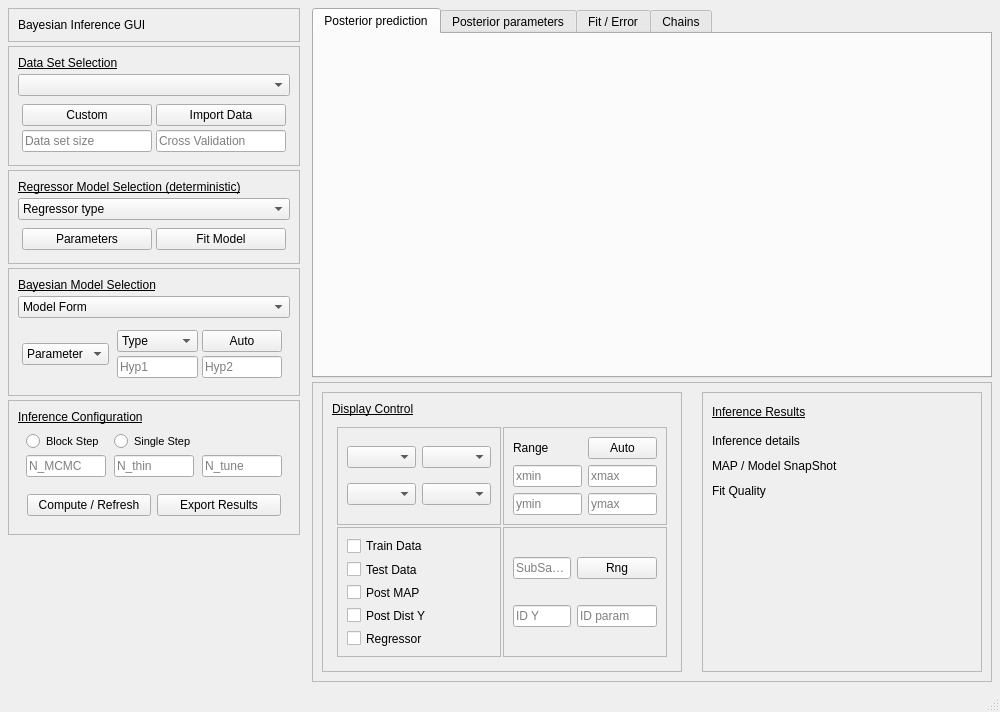
<?xml version="1.0" encoding="UTF-8"?>
<ui version="4.0">
 <class>MainWindow</class>
 <widget class="QMainWindow" name="MainWindow">
  <property name="geometry">
   <rect>
    <x>0</x>
    <y>0</y>
    <width>1000</width>
    <height>712</height>
   </rect>
  </property>
  <property name="sizePolicy">
   <sizepolicy hsizetype="Preferred" vsizetype="Preferred">
    <horstretch>0</horstretch>
    <verstretch>0</verstretch>
   </sizepolicy>
  </property>
  <property name="minimumSize">
   <size>
    <width>1000</width>
    <height>700</height>
   </size>
  </property>
  <property name="windowTitle">
   <string>Bayesian Inference</string>
  </property>
  <widget class="QWidget" name="centralWidget">
   <property name="sizePolicy">
    <sizepolicy hsizetype="Preferred" vsizetype="Preferred">
     <horstretch>0</horstretch>
     <verstretch>0</verstretch>
    </sizepolicy>
   </property>
   <property name="minimumSize">
    <size>
     <width>0</width>
     <height>0</height>
    </size>
   </property>
   <layout class="QHBoxLayout" name="horizontalLayout">
    <property name="spacing">
     <number>4</number>
    </property>
    <property name="leftMargin">
     <number>4</number>
    </property>
    <property name="topMargin">
     <number>4</number>
    </property>
    <property name="rightMargin">
     <number>4</number>
    </property>
    <property name="bottomMargin">
     <number>4</number>
    </property>
    <item>
     <widget class="QWidget" name="computePanel" native="true">
      <property name="sizePolicy">
       <sizepolicy hsizetype="Fixed" vsizetype="Preferred">
        <horstretch>0</horstretch>
        <verstretch>0</verstretch>
       </sizepolicy>
      </property>
      <property name="minimumSize">
       <size>
        <width>0</width>
        <height>0</height>
       </size>
      </property>
      <property name="maximumSize">
       <size>
        <width>300</width>
        <height>16777215</height>
       </size>
      </property>
      <property name="baseSize">
       <size>
        <width>0</width>
        <height>0</height>
       </size>
      </property>
      <property name="styleSheet">
       <string notr="true"/>
      </property>
      <layout class="QVBoxLayout" name="verticalLayout">
       <property name="spacing">
        <number>4</number>
       </property>
       <property name="leftMargin">
        <number>4</number>
       </property>
       <property name="topMargin">
        <number>4</number>
       </property>
       <property name="rightMargin">
        <number>4</number>
       </property>
       <property name="bottomMargin">
        <number>4</number>
       </property>
       <item>
        <widget class="QFrame" name="titlePanel">
         <property name="sizePolicy">
          <sizepolicy hsizetype="Preferred" vsizetype="Preferred">
           <horstretch>0</horstretch>
           <verstretch>0</verstretch>
          </sizepolicy>
         </property>
         <property name="maximumSize">
          <size>
           <width>16777215</width>
           <height>60</height>
          </size>
         </property>
         <property name="frameShape">
          <enum>QFrame::StyledPanel</enum>
         </property>
         <property name="frameShadow">
          <enum>QFrame::Raised</enum>
         </property>
         <layout class="QVBoxLayout" name="verticalLayout_6">
          <property name="spacing">
           <number>4</number>
          </property>
          <item>
           <widget class="QLabel" name="label_6">
            <property name="styleSheet">
             <string notr="true"/>
            </property>
            <property name="text">
             <string>Bayesian Inference GUI</string>
            </property>
            <property name="scaledContents">
             <bool>false</bool>
            </property>
           </widget>
          </item>
         </layout>
        </widget>
       </item>
       <item>
        <widget class="QFrame" name="dataPanel">
         <property name="sizePolicy">
          <sizepolicy hsizetype="Preferred" vsizetype="Preferred">
           <horstretch>0</horstretch>
           <verstretch>0</verstretch>
          </sizepolicy>
         </property>
         <property name="minimumSize">
          <size>
           <width>0</width>
           <height>0</height>
          </size>
         </property>
         <property name="frameShape">
          <enum>QFrame::StyledPanel</enum>
         </property>
         <property name="frameShadow">
          <enum>QFrame::Plain</enum>
         </property>
         <property name="lineWidth">
          <number>1</number>
         </property>
         <property name="midLineWidth">
          <number>0</number>
         </property>
         <layout class="QVBoxLayout" name="verticalLayout_3">
          <property name="spacing">
           <number>4</number>
          </property>
          <property name="sizeConstraint">
           <enum>QLayout::SetDefaultConstraint</enum>
          </property>
          <property name="leftMargin">
           <number>9</number>
          </property>
          <property name="topMargin">
           <number>9</number>
          </property>
          <property name="rightMargin">
           <number>9</number>
          </property>
          <property name="bottomMargin">
           <number>9</number>
          </property>
          <item>
           <widget class="QLabel" name="label_7">
            <property name="sizePolicy">
             <sizepolicy hsizetype="Preferred" vsizetype="Preferred">
              <horstretch>0</horstretch>
              <verstretch>0</verstretch>
             </sizepolicy>
            </property>
            <property name="maximumSize">
             <size>
              <width>16777215</width>
              <height>20</height>
             </size>
            </property>
            <property name="styleSheet">
             <string notr="true">font: 9pt &quot;Sans Serif&quot;;
text-decoration: underline;</string>
            </property>
            <property name="text">
             <string>Data Set Selection</string>
            </property>
           </widget>
          </item>
          <item>
           <widget class="QComboBox" name="comboBox">
            <property name="styleSheet">
             <string notr="true"/>
            </property>
            <property name="placeholderText">
             <string>Data-Set</string>
            </property>
            <item>
             <property name="text">
              <string>Polynomial</string>
             </property>
            </item>
            <item>
             <property name="text">
              <string>Housing</string>
             </property>
            </item>
           </widget>
          </item>
          <item>
           <widget class="QWidget" name="widget" native="true">
            <property name="sizePolicy">
             <sizepolicy hsizetype="Preferred" vsizetype="Fixed">
              <horstretch>0</horstretch>
              <verstretch>0</verstretch>
             </sizepolicy>
            </property>
            <layout class="QGridLayout" name="gridLayout_2">
             <property name="leftMargin">
              <number>4</number>
             </property>
             <property name="topMargin">
              <number>4</number>
             </property>
             <property name="rightMargin">
              <number>4</number>
             </property>
             <property name="bottomMargin">
              <number>4</number>
             </property>
             <property name="spacing">
              <number>4</number>
             </property>
             <item row="0" column="0">
              <widget class="QPushButton" name="pushButton_6">
               <property name="text">
                <string>Custom</string>
               </property>
              </widget>
             </item>
             <item row="0" column="1">
              <widget class="QPushButton" name="pushButton_10">
               <property name="text">
                <string>Import Data</string>
               </property>
              </widget>
             </item>
             <item row="1" column="1">
              <widget class="QLineEdit" name="lineEdit">
               <property name="enabled">
                <bool>true</bool>
               </property>
               <property name="sizePolicy">
                <sizepolicy hsizetype="Preferred" vsizetype="Fixed">
                 <horstretch>0</horstretch>
                 <verstretch>0</verstretch>
                </sizepolicy>
               </property>
               <property name="maximumSize">
                <size>
                 <width>16777215</width>
                 <height>16777215</height>
                </size>
               </property>
               <property name="placeholderText">
                <string>Cross Validation</string>
               </property>
              </widget>
             </item>
             <item row="1" column="0">
              <widget class="QLineEdit" name="lineEdit_2">
               <property name="sizePolicy">
                <sizepolicy hsizetype="Preferred" vsizetype="Fixed">
                 <horstretch>0</horstretch>
                 <verstretch>0</verstretch>
                </sizepolicy>
               </property>
               <property name="inputMask">
                <string/>
               </property>
               <property name="text">
                <string/>
               </property>
               <property name="frame">
                <bool>true</bool>
               </property>
               <property name="placeholderText">
                <string>Data set size</string>
               </property>
               <property name="clearButtonEnabled">
                <bool>false</bool>
               </property>
              </widget>
             </item>
            </layout>
           </widget>
          </item>
         </layout>
        </widget>
       </item>
       <item>
        <widget class="QFrame" name="regModelPanel">
         <property name="sizePolicy">
          <sizepolicy hsizetype="Preferred" vsizetype="Preferred">
           <horstretch>0</horstretch>
           <verstretch>0</verstretch>
          </sizepolicy>
         </property>
         <property name="frameShape">
          <enum>QFrame::StyledPanel</enum>
         </property>
         <property name="frameShadow">
          <enum>QFrame::Raised</enum>
         </property>
         <layout class="QVBoxLayout" name="verticalLayout_4">
          <property name="spacing">
           <number>4</number>
          </property>
          <property name="leftMargin">
           <number>9</number>
          </property>
          <property name="topMargin">
           <number>9</number>
          </property>
          <property name="rightMargin">
           <number>9</number>
          </property>
          <property name="bottomMargin">
           <number>9</number>
          </property>
          <item>
           <widget class="QLabel" name="label_8">
            <property name="maximumSize">
             <size>
              <width>16777215</width>
              <height>20</height>
             </size>
            </property>
            <property name="styleSheet">
             <string notr="true">font: 9pt &quot;Sans Serif&quot;;
text-decoration: underline;</string>
            </property>
            <property name="text">
             <string>Regressor Model Selection (deterministic)</string>
            </property>
           </widget>
          </item>
          <item>
           <widget class="QComboBox" name="comboBox_2">
            <property name="styleSheet">
             <string notr="true"/>
            </property>
            <item>
             <property name="text">
              <string>Regressor type</string>
             </property>
            </item>
            <item>
             <property name="text">
              <string>Linear Polynomial</string>
             </property>
            </item>
            <item>
             <property name="text">
              <string>ElasticNet</string>
             </property>
            </item>
            <item>
             <property name="text">
              <string>SVR</string>
             </property>
            </item>
            <item>
             <property name="text">
              <string>RandomForest</string>
             </property>
            </item>
           </widget>
          </item>
          <item>
           <widget class="QWidget" name="widget_2" native="true">
            <layout class="QHBoxLayout" name="horizontalLayout_3">
             <property name="spacing">
              <number>4</number>
             </property>
             <property name="leftMargin">
              <number>4</number>
             </property>
             <property name="topMargin">
              <number>4</number>
             </property>
             <property name="rightMargin">
              <number>4</number>
             </property>
             <property name="bottomMargin">
              <number>4</number>
             </property>
             <item>
              <widget class="QPushButton" name="pushButton_11">
               <property name="text">
                <string>Parameters</string>
               </property>
              </widget>
             </item>
             <item>
              <widget class="QPushButton" name="pushButton_7">
               <property name="text">
                <string>Fit Model</string>
               </property>
              </widget>
             </item>
            </layout>
           </widget>
          </item>
         </layout>
        </widget>
       </item>
       <item>
        <widget class="QFrame" name="bayesModelPanel">
         <property name="sizePolicy">
          <sizepolicy hsizetype="Preferred" vsizetype="Preferred">
           <horstretch>0</horstretch>
           <verstretch>0</verstretch>
          </sizepolicy>
         </property>
         <property name="maximumSize">
          <size>
           <width>16777215</width>
           <height>16777215</height>
          </size>
         </property>
         <property name="frameShape">
          <enum>QFrame::StyledPanel</enum>
         </property>
         <property name="frameShadow">
          <enum>QFrame::Raised</enum>
         </property>
         <layout class="QVBoxLayout" name="verticalLayout_5">
          <property name="spacing">
           <number>4</number>
          </property>
          <property name="leftMargin">
           <number>9</number>
          </property>
          <property name="topMargin">
           <number>9</number>
          </property>
          <property name="rightMargin">
           <number>9</number>
          </property>
          <property name="bottomMargin">
           <number>9</number>
          </property>
          <item>
           <widget class="QLabel" name="label_9">
            <property name="maximumSize">
             <size>
              <width>16777215</width>
              <height>20</height>
             </size>
            </property>
            <property name="styleSheet">
             <string notr="true">font: 9pt &quot;Sans Serif&quot;;
text-decoration: underline;</string>
            </property>
            <property name="text">
             <string>Bayesian Model Selection</string>
            </property>
           </widget>
          </item>
          <item>
           <widget class="QComboBox" name="comboBox_3">
            <property name="styleSheet">
             <string notr="true"/>
            </property>
            <item>
             <property name="text">
              <string>Model Form</string>
             </property>
            </item>
            <item>
             <property name="text">
              <string>Linear Gaussian Fixed StdDev</string>
             </property>
            </item>
            <item>
             <property name="text">
              <string>Linear Gaussian</string>
             </property>
            </item>
           </widget>
          </item>
          <item>
           <widget class="QWidget" name="widget_3" native="true">
            <property name="sizePolicy">
             <sizepolicy hsizetype="Preferred" vsizetype="Preferred">
              <horstretch>0</horstretch>
              <verstretch>0</verstretch>
             </sizepolicy>
            </property>
            <layout class="QHBoxLayout" name="horizontalLayout_4">
             <property name="spacing">
              <number>4</number>
             </property>
             <property name="leftMargin">
              <number>4</number>
             </property>
             <property name="topMargin">
              <number>4</number>
             </property>
             <property name="rightMargin">
              <number>4</number>
             </property>
             <property name="bottomMargin">
              <number>4</number>
             </property>
             <item>
              <widget class="QComboBox" name="comboBox_4">
               <item>
                <property name="text">
                 <string>Parameter</string>
                </property>
               </item>
              </widget>
             </item>
             <item>
              <widget class="QWidget" name="widget_4" native="true">
               <layout class="QGridLayout" name="gridLayout_3">
                <property name="leftMargin">
                 <number>4</number>
                </property>
                <property name="topMargin">
                 <number>4</number>
                </property>
                <property name="rightMargin">
                 <number>4</number>
                </property>
                <property name="bottomMargin">
                 <number>4</number>
                </property>
                <property name="spacing">
                 <number>4</number>
                </property>
                <item row="0" column="0">
                 <widget class="QComboBox" name="comboBox_5">
                  <item>
                   <property name="text">
                    <string>Type</string>
                   </property>
                  </item>
                  <item>
                   <property name="text">
                    <string>Normal</string>
                   </property>
                  </item>
                  <item>
                   <property name="text">
                    <string>Uniform</string>
                   </property>
                  </item>
                  <item>
                   <property name="text">
                    <string>Half-Normal</string>
                   </property>
                  </item>
                 </widget>
                </item>
                <item row="0" column="1">
                 <widget class="QPushButton" name="pushButton_8">
                  <property name="text">
                   <string>Auto</string>
                  </property>
                 </widget>
                </item>
                <item row="1" column="0">
                 <widget class="QLineEdit" name="lineEdit_3">
                  <property name="sizePolicy">
                   <sizepolicy hsizetype="Preferred" vsizetype="Fixed">
                    <horstretch>0</horstretch>
                    <verstretch>0</verstretch>
                   </sizepolicy>
                  </property>
                  <property name="placeholderText">
                   <string>Hyp1</string>
                  </property>
                 </widget>
                </item>
                <item row="1" column="1">
                 <widget class="QLineEdit" name="lineEdit_4">
                  <property name="sizePolicy">
                   <sizepolicy hsizetype="Preferred" vsizetype="Fixed">
                    <horstretch>0</horstretch>
                    <verstretch>0</verstretch>
                   </sizepolicy>
                  </property>
                  <property name="placeholderText">
                   <string>Hyp2</string>
                  </property>
                 </widget>
                </item>
               </layout>
              </widget>
             </item>
            </layout>
           </widget>
          </item>
         </layout>
        </widget>
       </item>
       <item>
        <widget class="QFrame" name="inferencePanel">
         <property name="sizePolicy">
          <sizepolicy hsizetype="Preferred" vsizetype="Preferred">
           <horstretch>0</horstretch>
           <verstretch>0</verstretch>
          </sizepolicy>
         </property>
         <property name="frameShape">
          <enum>QFrame::StyledPanel</enum>
         </property>
         <property name="frameShadow">
          <enum>QFrame::Raised</enum>
         </property>
         <layout class="QVBoxLayout" name="verticalLayout_7">
          <property name="spacing">
           <number>4</number>
          </property>
          <property name="leftMargin">
           <number>9</number>
          </property>
          <property name="topMargin">
           <number>9</number>
          </property>
          <property name="rightMargin">
           <number>9</number>
          </property>
          <property name="bottomMargin">
           <number>9</number>
          </property>
          <item>
           <widget class="QLabel" name="label_10">
            <property name="maximumSize">
             <size>
              <width>16777215</width>
              <height>20</height>
             </size>
            </property>
            <property name="styleSheet">
             <string notr="true">font: 9pt &quot;Sans Serif&quot;;
text-decoration: underline;</string>
            </property>
            <property name="text">
             <string>Inference Configuration</string>
            </property>
           </widget>
          </item>
          <item>
           <widget class="QWidget" name="widget_5" native="true">
            <layout class="QGridLayout" name="gridLayout">
             <property name="leftMargin">
              <number>4</number>
             </property>
             <property name="topMargin">
              <number>4</number>
             </property>
             <property name="rightMargin">
              <number>4</number>
             </property>
             <property name="bottomMargin">
              <number>4</number>
             </property>
             <property name="spacing">
              <number>4</number>
             </property>
             <item row="1" column="0">
              <widget class="QLineEdit" name="lineEdit_5">
               <property name="sizePolicy">
                <sizepolicy hsizetype="Preferred" vsizetype="Fixed">
                 <horstretch>0</horstretch>
                 <verstretch>0</verstretch>
                </sizepolicy>
               </property>
               <property name="maximumSize">
                <size>
                 <width>80</width>
                 <height>16777215</height>
                </size>
               </property>
               <property name="placeholderText">
                <string>N_MCMC</string>
               </property>
              </widget>
             </item>
             <item row="1" column="2">
              <widget class="QLineEdit" name="lineEdit_7">
               <property name="sizePolicy">
                <sizepolicy hsizetype="Preferred" vsizetype="Fixed">
                 <horstretch>0</horstretch>
                 <verstretch>0</verstretch>
                </sizepolicy>
               </property>
               <property name="maximumSize">
                <size>
                 <width>80</width>
                 <height>16777215</height>
                </size>
               </property>
               <property name="placeholderText">
                <string>N_tune</string>
               </property>
              </widget>
             </item>
             <item row="0" column="0">
              <widget class="QRadioButton" name="radioButton">
               <property name="maximumSize">
                <size>
                 <width>80</width>
                 <height>16777215</height>
                </size>
               </property>
               <property name="font">
                <font>
                 <pointsize>8</pointsize>
                </font>
               </property>
               <property name="text">
                <string>Block Step</string>
               </property>
              </widget>
             </item>
             <item row="0" column="1">
              <widget class="QRadioButton" name="radioButton_2">
               <property name="maximumSize">
                <size>
                 <width>80</width>
                 <height>16777215</height>
                </size>
               </property>
               <property name="font">
                <font>
                 <pointsize>8</pointsize>
                </font>
               </property>
               <property name="text">
                <string>Single Step</string>
               </property>
              </widget>
             </item>
             <item row="1" column="1">
              <widget class="QLineEdit" name="lineEdit_6">
               <property name="sizePolicy">
                <sizepolicy hsizetype="Preferred" vsizetype="Fixed">
                 <horstretch>0</horstretch>
                 <verstretch>0</verstretch>
                </sizepolicy>
               </property>
               <property name="maximumSize">
                <size>
                 <width>80</width>
                 <height>16777215</height>
                </size>
               </property>
               <property name="placeholderText">
                <string>N_thin</string>
               </property>
              </widget>
             </item>
            </layout>
           </widget>
          </item>
          <item>
           <widget class="QWidget" name="widget_6" native="true">
            <layout class="QHBoxLayout" name="horizontalLayout_5">
             <item>
              <widget class="QPushButton" name="pushButton">
               <property name="text">
                <string>Compute / Refresh</string>
               </property>
              </widget>
             </item>
             <item>
              <widget class="QPushButton" name="pushButton_2">
               <property name="text">
                <string>Export Results</string>
               </property>
              </widget>
             </item>
            </layout>
           </widget>
          </item>
         </layout>
        </widget>
       </item>
       <item>
        <spacer name="verticalSpacer">
         <property name="orientation">
          <enum>Qt::Vertical</enum>
         </property>
         <property name="sizeHint" stdset="0">
          <size>
           <width>20</width>
           <height>40</height>
          </size>
         </property>
        </spacer>
       </item>
      </layout>
     </widget>
    </item>
    <item>
     <widget class="QWidget" name="displayPanel" native="true">
      <property name="sizePolicy">
       <sizepolicy hsizetype="Expanding" vsizetype="Preferred">
        <horstretch>0</horstretch>
        <verstretch>0</verstretch>
       </sizepolicy>
      </property>
      <property name="minimumSize">
       <size>
        <width>300</width>
        <height>0</height>
       </size>
      </property>
      <property name="maximumSize">
       <size>
        <width>16777215</width>
        <height>16777215</height>
       </size>
      </property>
      <property name="styleSheet">
       <string notr="true"/>
      </property>
      <layout class="QVBoxLayout" name="verticalLayout_2">
       <property name="spacing">
        <number>4</number>
       </property>
       <property name="leftMargin">
        <number>4</number>
       </property>
       <property name="topMargin">
        <number>4</number>
       </property>
       <property name="rightMargin">
        <number>4</number>
       </property>
       <property name="bottomMargin">
        <number>4</number>
       </property>
       <item>
        <widget class="QTabWidget" name="tabWidget">
         <property name="sizePolicy">
          <sizepolicy hsizetype="Preferred" vsizetype="Expanding">
           <horstretch>0</horstretch>
           <verstretch>0</verstretch>
          </sizepolicy>
         </property>
         <property name="minimumSize">
          <size>
           <width>0</width>
           <height>0</height>
          </size>
         </property>
         <property name="layoutDirection">
          <enum>Qt::LeftToRight</enum>
         </property>
         <property name="styleSheet">
          <string notr="true"/>
         </property>
         <property name="currentIndex">
          <number>0</number>
         </property>
         <widget class="QWidget" name="tab">
          <property name="styleSheet">
           <string notr="true"/>
          </property>
          <attribute name="title">
           <string>Posterior prediction</string>
          </attribute>
         </widget>
         <widget class="QWidget" name="tab_2">
          <property name="styleSheet">
           <string notr="true"/>
          </property>
          <attribute name="title">
           <string>Posterior parameters</string>
          </attribute>
         </widget>
         <widget class="QWidget" name="tab_3">
          <property name="styleSheet">
           <string notr="true"/>
          </property>
          <attribute name="title">
           <string>Fit / Error</string>
          </attribute>
         </widget>
         <widget class="QWidget" name="tab_4">
          <property name="styleSheet">
           <string notr="true"/>
          </property>
          <attribute name="title">
           <string>Chains</string>
          </attribute>
         </widget>
        </widget>
       </item>
       <item>
        <widget class="QFrame" name="subDisplayPanel">
         <property name="sizePolicy">
          <sizepolicy hsizetype="Preferred" vsizetype="Preferred">
           <horstretch>0</horstretch>
           <verstretch>0</verstretch>
          </sizepolicy>
         </property>
         <property name="minimumSize">
          <size>
           <width>0</width>
           <height>220</height>
          </size>
         </property>
         <property name="maximumSize">
          <size>
           <width>16777215</width>
           <height>300</height>
          </size>
         </property>
         <property name="baseSize">
          <size>
           <width>0</width>
           <height>0</height>
          </size>
         </property>
         <property name="frameShape">
          <enum>QFrame::StyledPanel</enum>
         </property>
         <property name="frameShadow">
          <enum>QFrame::Plain</enum>
         </property>
         <layout class="QHBoxLayout" name="horizontalLayout_2">
          <item>
           <widget class="QFrame" name="displayControl">
            <property name="sizePolicy">
             <sizepolicy hsizetype="Preferred" vsizetype="Preferred">
              <horstretch>0</horstretch>
              <verstretch>0</verstretch>
             </sizepolicy>
            </property>
            <property name="minimumSize">
             <size>
              <width>360</width>
              <height>0</height>
             </size>
            </property>
            <property name="maximumSize">
             <size>
              <width>320</width>
              <height>16777215</height>
             </size>
            </property>
            <property name="frameShape">
             <enum>QFrame::StyledPanel</enum>
            </property>
            <property name="frameShadow">
             <enum>QFrame::Raised</enum>
            </property>
            <layout class="QVBoxLayout" name="verticalLayout_8">
             <item>
              <widget class="QLabel" name="label_2">
               <property name="maximumSize">
                <size>
                 <width>16777215</width>
                 <height>20</height>
                </size>
               </property>
               <property name="styleSheet">
                <string notr="true">text-decoration: underline;
font: 9pt &quot;Sans Serif&quot;;</string>
               </property>
               <property name="text">
                <string>Display Control</string>
               </property>
              </widget>
             </item>
             <item>
              <widget class="QWidget" name="widget_7" native="true">
               <layout class="QGridLayout" name="gridLayout_4">
                <property name="leftMargin">
                 <number>5</number>
                </property>
                <property name="topMargin">
                 <number>5</number>
                </property>
                <property name="rightMargin">
                 <number>5</number>
                </property>
                <property name="bottomMargin">
                 <number>5</number>
                </property>
                <property name="spacing">
                 <number>2</number>
                </property>
                <item row="1" column="0">
                 <widget class="QFrame" name="frame_3">
                  <property name="sizePolicy">
                   <sizepolicy hsizetype="Expanding" vsizetype="Preferred">
                    <horstretch>0</horstretch>
                    <verstretch>0</verstretch>
                   </sizepolicy>
                  </property>
                  <property name="frameShape">
                   <enum>QFrame::StyledPanel</enum>
                  </property>
                  <property name="frameShadow">
                   <enum>QFrame::Raised</enum>
                  </property>
                  <layout class="QVBoxLayout" name="verticalLayout_9">
                   <item>
                    <widget class="QCheckBox" name="checkBox_2">
                     <property name="text">
                      <string>Train Data</string>
                     </property>
                    </widget>
                   </item>
                   <item>
                    <widget class="QCheckBox" name="checkBox_4">
                     <property name="text">
                      <string>Test Data</string>
                     </property>
                    </widget>
                   </item>
                   <item>
                    <widget class="QCheckBox" name="checkBox_5">
                     <property name="text">
                      <string>Post MAP</string>
                     </property>
                    </widget>
                   </item>
                   <item>
                    <widget class="QCheckBox" name="checkBox_3">
                     <property name="text">
                      <string>Post Dist Y</string>
                     </property>
                    </widget>
                   </item>
                   <item>
                    <widget class="QCheckBox" name="checkBox">
                     <property name="text">
                      <string>Regressor</string>
                     </property>
                    </widget>
                   </item>
                  </layout>
                 </widget>
                </item>
                <item row="0" column="1">
                 <widget class="QFrame" name="frame_2">
                  <property name="frameShape">
                   <enum>QFrame::StyledPanel</enum>
                  </property>
                  <property name="frameShadow">
                   <enum>QFrame::Raised</enum>
                  </property>
                  <layout class="QGridLayout" name="gridLayout_6">
                   <item row="1" column="1">
                    <widget class="QLineEdit" name="lineEdit_9">
                     <property name="sizePolicy">
                      <sizepolicy hsizetype="Fixed" vsizetype="Fixed">
                       <horstretch>0</horstretch>
                       <verstretch>0</verstretch>
                      </sizepolicy>
                     </property>
                     <property name="maximumSize">
                      <size>
                       <width>80</width>
                       <height>16777215</height>
                      </size>
                     </property>
                     <property name="placeholderText">
                      <string>xmax</string>
                     </property>
                    </widget>
                   </item>
                   <item row="0" column="1">
                    <widget class="QPushButton" name="pushButton_3">
                     <property name="text">
                      <string>Auto</string>
                     </property>
                    </widget>
                   </item>
                   <item row="0" column="0">
                    <widget class="QLabel" name="label_11">
                     <property name="text">
                      <string>Range</string>
                     </property>
                    </widget>
                   </item>
                   <item row="1" column="0">
                    <widget class="QLineEdit" name="lineEdit_8">
                     <property name="sizePolicy">
                      <sizepolicy hsizetype="Fixed" vsizetype="Fixed">
                       <horstretch>0</horstretch>
                       <verstretch>0</verstretch>
                      </sizepolicy>
                     </property>
                     <property name="maximumSize">
                      <size>
                       <width>80</width>
                       <height>16777215</height>
                      </size>
                     </property>
                     <property name="placeholderText">
                      <string>xmin</string>
                     </property>
                    </widget>
                   </item>
                   <item row="2" column="0">
                    <widget class="QLineEdit" name="lineEdit_10">
                     <property name="sizePolicy">
                      <sizepolicy hsizetype="Fixed" vsizetype="Fixed">
                       <horstretch>0</horstretch>
                       <verstretch>0</verstretch>
                      </sizepolicy>
                     </property>
                     <property name="maximumSize">
                      <size>
                       <width>80</width>
                       <height>16777215</height>
                      </size>
                     </property>
                     <property name="placeholderText">
                      <string>ymin</string>
                     </property>
                    </widget>
                   </item>
                   <item row="2" column="1">
                    <widget class="QLineEdit" name="lineEdit_11">
                     <property name="sizePolicy">
                      <sizepolicy hsizetype="Fixed" vsizetype="Fixed">
                       <horstretch>0</horstretch>
                       <verstretch>0</verstretch>
                      </sizepolicy>
                     </property>
                     <property name="maximumSize">
                      <size>
                       <width>80</width>
                       <height>16777215</height>
                      </size>
                     </property>
                     <property name="placeholderText">
                      <string>ymax</string>
                     </property>
                    </widget>
                   </item>
                  </layout>
                 </widget>
                </item>
                <item row="1" column="1">
                 <widget class="QFrame" name="frame_4">
                  <property name="frameShape">
                   <enum>QFrame::StyledPanel</enum>
                  </property>
                  <property name="frameShadow">
                   <enum>QFrame::Raised</enum>
                  </property>
                  <layout class="QGridLayout" name="gridLayout_7">
                   <item row="0" column="0">
                    <widget class="QLineEdit" name="lineEdit_12">
                     <property name="maximumSize">
                      <size>
                       <width>80</width>
                       <height>16777215</height>
                      </size>
                     </property>
                     <property name="placeholderText">
                      <string>SubSamp</string>
                     </property>
                    </widget>
                   </item>
                   <item row="1" column="0">
                    <widget class="QLineEdit" name="lineEdit_13">
                     <property name="placeholderText">
                      <string>ID Y</string>
                     </property>
                    </widget>
                   </item>
                   <item row="1" column="1">
                    <widget class="QLineEdit" name="lineEdit_15">
                     <property name="placeholderText">
                      <string>ID param</string>
                     </property>
                    </widget>
                   </item>
                   <item row="0" column="1">
                    <widget class="QPushButton" name="pushButton_4">
                     <property name="maximumSize">
                      <size>
                       <width>16777215</width>
                       <height>16777215</height>
                      </size>
                     </property>
                     <property name="text">
                      <string>Rng</string>
                     </property>
                    </widget>
                   </item>
                  </layout>
                 </widget>
                </item>
                <item row="0" column="0">
                 <widget class="QFrame" name="frame">
                  <property name="sizePolicy">
                   <sizepolicy hsizetype="Expanding" vsizetype="Preferred">
                    <horstretch>0</horstretch>
                    <verstretch>0</verstretch>
                   </sizepolicy>
                  </property>
                  <property name="frameShape">
                   <enum>QFrame::StyledPanel</enum>
                  </property>
                  <property name="frameShadow">
                   <enum>QFrame::Raised</enum>
                  </property>
                  <layout class="QGridLayout" name="gridLayout_5">
                   <item row="0" column="0">
                    <widget class="QComboBox" name="comboBox_6">
                     <property name="placeholderText">
                      <string>Dim X</string>
                     </property>
                    </widget>
                   </item>
                   <item row="1" column="1">
                    <widget class="QComboBox" name="comboBox_8">
                     <property name="placeholderText">
                      <string>Scatter2</string>
                     </property>
                    </widget>
                   </item>
                   <item row="0" column="1">
                    <widget class="QComboBox" name="comboBox_9">
                     <property name="placeholderText">
                      <string>Grid</string>
                     </property>
                    </widget>
                   </item>
                   <item row="1" column="0">
                    <widget class="QComboBox" name="comboBox_7">
                     <property name="placeholderText">
                      <string>Scatter1</string>
                     </property>
                    </widget>
                   </item>
                  </layout>
                 </widget>
                </item>
               </layout>
              </widget>
             </item>
            </layout>
           </widget>
          </item>
          <item>
           <spacer name="horizontalSpacer">
            <property name="orientation">
             <enum>Qt::Horizontal</enum>
            </property>
            <property name="sizeHint" stdset="0">
             <size>
              <width>40</width>
              <height>20</height>
             </size>
            </property>
           </spacer>
          </item>
          <item>
           <widget class="QFrame" name="inferenceView">
            <property name="sizePolicy">
             <sizepolicy hsizetype="MinimumExpanding" vsizetype="Preferred">
              <horstretch>0</horstretch>
              <verstretch>0</verstretch>
             </sizepolicy>
            </property>
            <property name="minimumSize">
             <size>
              <width>280</width>
              <height>0</height>
             </size>
            </property>
            <property name="maximumSize">
             <size>
              <width>500</width>
              <height>16777215</height>
             </size>
            </property>
            <property name="layoutDirection">
             <enum>Qt::LeftToRight</enum>
            </property>
            <property name="frameShape">
             <enum>QFrame::StyledPanel</enum>
            </property>
            <property name="frameShadow">
             <enum>QFrame::Raised</enum>
            </property>
            <widget class="QLabel" name="label_3">
             <property name="geometry">
              <rect>
               <x>10</x>
               <y>10</y>
               <width>120</width>
               <height>20</height>
              </rect>
             </property>
             <property name="styleSheet">
              <string notr="true">text-decoration: underline;
font: 9pt &quot;Sans Serif&quot;;</string>
             </property>
             <property name="text">
              <string>Inference Results</string>
             </property>
            </widget>
            <widget class="QLabel" name="label">
             <property name="geometry">
              <rect>
               <x>10</x>
               <y>40</y>
               <width>200</width>
               <height>17</height>
              </rect>
             </property>
             <property name="styleSheet">
              <string notr="true"/>
             </property>
             <property name="text">
              <string>Inference details</string>
             </property>
            </widget>
            <widget class="QLabel" name="label_4">
             <property name="geometry">
              <rect>
               <x>10</x>
               <y>65</y>
               <width>200</width>
               <height>17</height>
              </rect>
             </property>
             <property name="styleSheet">
              <string notr="true"/>
             </property>
             <property name="text">
              <string>MAP / Model SnapShot</string>
             </property>
            </widget>
            <widget class="QLabel" name="label_5">
             <property name="geometry">
              <rect>
               <x>10</x>
               <y>90</y>
               <width>200</width>
               <height>17</height>
              </rect>
             </property>
             <property name="styleSheet">
              <string notr="true"/>
             </property>
             <property name="text">
              <string>Fit Quality</string>
             </property>
            </widget>
           </widget>
          </item>
         </layout>
        </widget>
       </item>
      </layout>
     </widget>
    </item>
   </layout>
  </widget>
  <widget class="QMenuBar" name="menubar">
   <property name="geometry">
    <rect>
     <x>0</x>
     <y>0</y>
     <width>1000</width>
     <height>22</height>
    </rect>
   </property>
  </widget>
  <widget class="QStatusBar" name="statusbar"/>
 </widget>
 <resources/>
 <connections/>
</ui>
